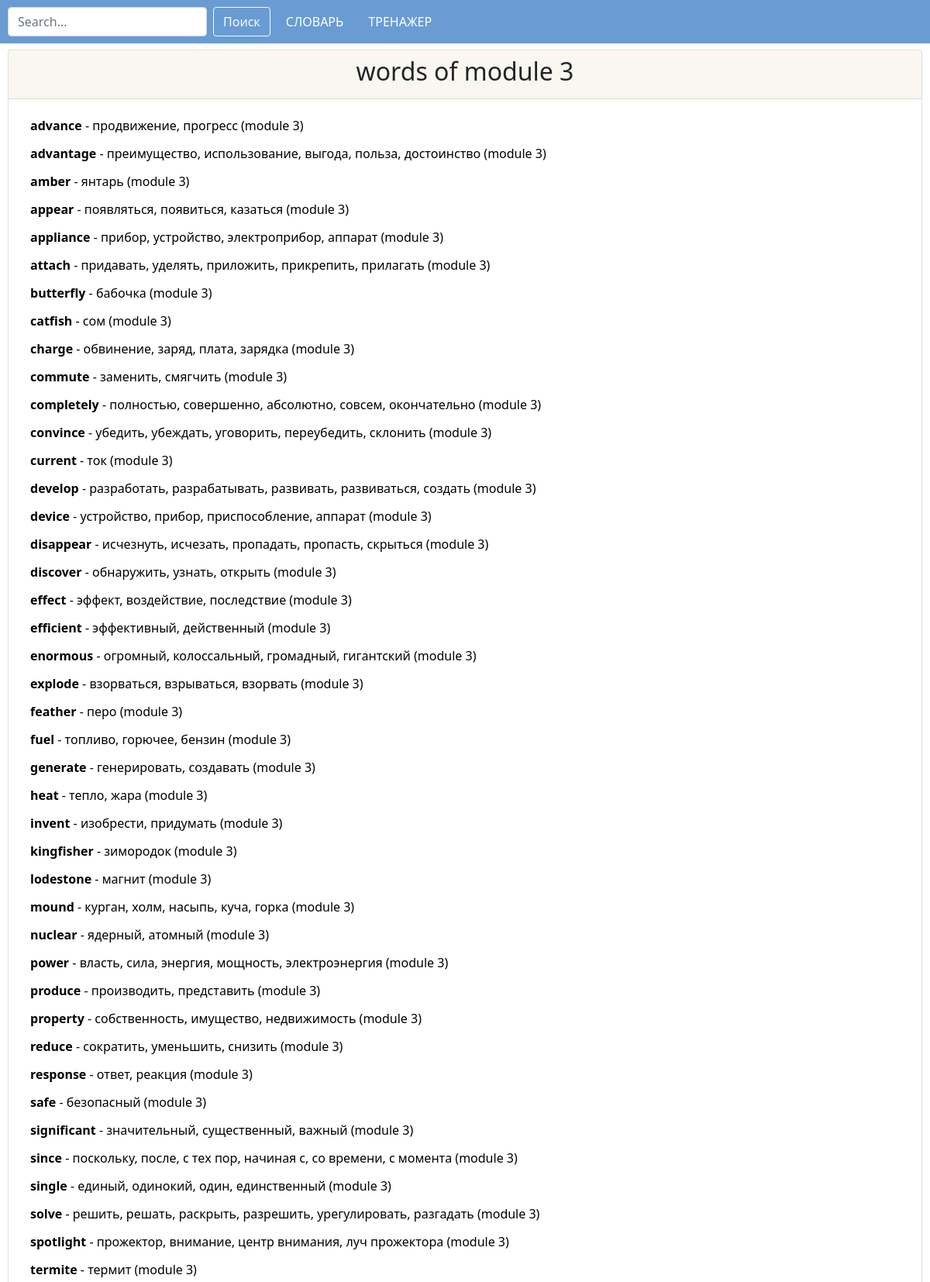
Page /entry-list?module=3 (upper part) on the committed database.
### main/models.py (models this page shows, shortened)
class Entries(models.Model):
    word = models.CharField('eng word', max_length=50)
    translation = models.CharField('ru translation', max_length=100)
    transcription = models.CharField('eng transcription', max_length=50)
    pos = models.CharField('part of speech', max_length=5)
    eng_example = models.TextField('eng example sentence', max_length=250)
    ru_example = models.TextField('ru example sentence', max_length=250)
    module = models.IntegerField('module')
    class Meta:
        verbose_name = 'Entry'
        verbose_name_plural = 'Entries'
        ordering = ["word"]

### main/views.py (the view)
# urls.py: path('entry-list', views.entry_list_load, name='load-entry-list'),
def entry_list_load(request):
    module = int(request.GET.get('module', 0))
    letter = request.GET.get('letter', '').lower()
    data = services.get_entries_by_attributes(module=module, word__startswith=letter)
    return render(request, 'main/entry_list.html', data)

### main/services.py (called while the page is built)
def get_card_head(**kwargs):
    if len(kwargs) == 1:
        if list(kwargs.keys())[0] == 'module':
            return 'words of module '+str(kwargs['module'])
        elif list(kwargs.keys())[0] == 'word__startswith':
            return 'letter "'+kwargs['word__startswith'].upper()+'"'
    else:
        return 'user set list of entries'

def get_entries_by_attributes(**kwargs):
    kwargs = {key:kwargs[key] for key in kwargs if kwargs[key]}
    entries = Entries.objects.filter(**kwargs)
    return {'data':entries, 'list_header':get_card_head(**kwargs)}

### main/templates/main/entry_list.html (shortened to what this page needs)
{% extends 'base/card_template.html' %}
{% block cardhead %}
<h2>{{ list_header }}</h2>
{% endblock %}
{% block cardbody %}
{% for entry in data %}
              <a href="{% url 'entry' %}?word={{ entry.word }}&module={{ entry.module }}"
                 class='btn btn-outline-primary dict-btn col-12 align-text-left'>
                  <b>{{ entry.word }}</b> - {{ entry.translation }} (module {{entry.module}})
                </a>
              {% endfor %}
{% endblock %}

### main/static/main/css/style.css (style rules this page uses)
.align-text-left { text-align: left; }

### main/static/main/css/colors.css (style rules this page uses)
.dict-btn { background-color: #fff; color: #000; border: none; }

### rows in the picture
Entries: word "advance", translation "продвижение, прогресс", module "3"
Entries: word "advantage", translation "преимущество, использование, выгода, польза, достоинство", module "3"
Entries: word "amber", translation "янтарь", module "3"
Entries: word "appear", translation "появляться, появиться, казаться", module "3"
Entries: word "appliance", translation "прибор, устройство, электроприбор, аппарат", module "3"
Entries: word "attach", translation "придавать, уделять, приложить, прикрепить, прилагать", module "3"
Entries: word "butterfly", translation "бабочка", module "3"
Entries: word "catfish", translation "сом", module "3"
Entries: word "charge", translation "обвинение, заряд, плата, зарядка", module "3"
Entries: word "commute", translation "заменить, смягчить", module "3"
Entries: word "completely", translation "полностью, совершенно, абсолютно, совсем, окончательно", module "3"
Entries: word "convince", translation "убедить, убеждать, уговорить, переубедить, склонить", module "3"
Entries: word "current", translation "ток", module "3"
Entries: word "develop", translation "разработать, разрабатывать, развивать, развиваться, создать", module "3"
Entries: word "device", translation "устройство, прибор, приспособление, аппарат", module "3"
Entries: word "disappear", translation "исчезнуть, исчезать, пропадать, пропасть, скрыться", module "3"
Entries: word "discover", translation "обнаружить, узнать, открыть", module "3"
Entries: word "effect", translation "эффект, воздействие, последствие", module "3"
Entries: word "efficient", translation "эффективный, действенный", module "3"
Entries: word "enormous", translation "огромный, колоссальный, громадный, гигантский", module "3"
Entries: word "explode", translation "взорваться, взрываться, взорвать", module "3"
Entries: word "feather", translation "перо", module "3"
Entries: word "fuel", translation "топливо, горючее, бензин", module "3"
Entries: word "generate", translation "генерировать, создавать", module "3"
Entries: word "heat", translation "тепло, жара", module "3"
Entries: word "invent", translation "изобрести, придумать", module "3"
Entries: word "kingfisher", translation "зимородок", module "3"
Entries: word "lodestone", translation "магнит", module "3"
Entries: word "mound", translation "курган, холм, насыпь, куча, горка", module "3"
Entries: word "nuclear", translation "ядерный, атомный", module "3"
Entries: word "power", translation "власть, сила, энергия, мощность, электроэнергия", module "3"
Entries: word "produce", translation "производить, представить", module "3"
Entries: word "property", translation "собственность, имущество, недвижимость", module "3"
Entries: word "reduce", translation "сократить, уменьшить, снизить", module "3"
Entries: word "response", translation "ответ, реакция", module "3"
Entries: word "safe", translation "безопасный", module "3"
Entries: word "significant", translation "значительный, существенный, важный", module "3"
Entries: word "since", translation "поскольку, после, с тех пор, начиная с, со времени, с момента", module "3"
Entries: word "single", translation "единый, одинокий, один, единственный", module "3"
Entries: word "solve", translation "решить, решать, раскрыть, разрешить, урегулировать, разгадать", module "3"
Entries: word "spotlight", translation "прожектор, внимание, центр внимания, луч прожектора", module "3"
Entries: word "termite", translation "термит", module "3"

### other values in the picture
{{ list_header }} "words of module 3"
